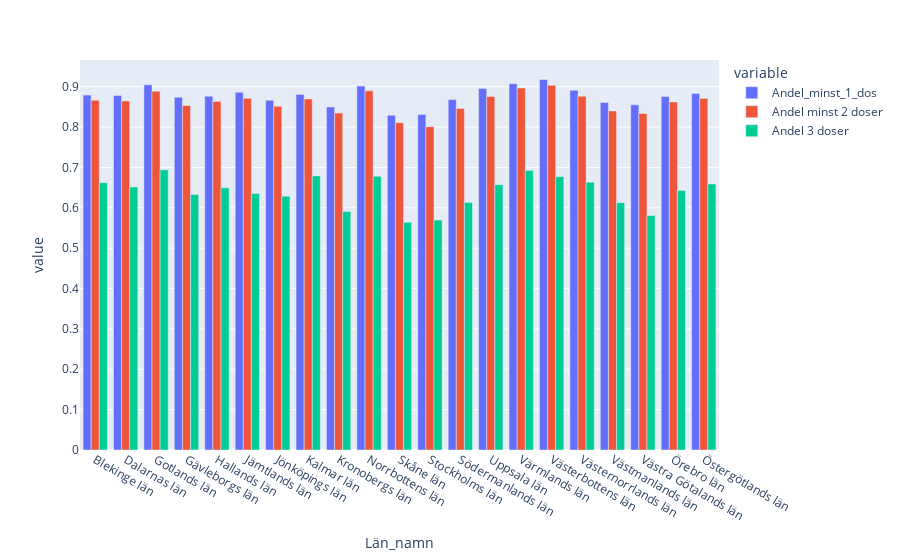

Write notebook code for a chart like this one.
### Code cell
px.bar(min_1_shot_toplot, x='Län_namn', y=['Andel_minst_1_dos','Andel minst 2 doser','Andel 3 doser'], barmode='group')

### Figure 1 — Plotly figure (JSON) as saved in the notebook; plotly's stock layout.template omitted (floating-point values rounded to 4 significant figures)
{"data": [{"alignmentgroup": "True", "hovertemplate": "variable=Andel_minst_1_dos<br>Län_namn=%{x}<br>value=%{y}<extra></extra>", "legendgroup": "Andel_minst_1_dos", "marker": {"color": "#636efa", "pattern": {"shape": ""}}, "name": "Andel_minst_1_dos", "offsetgroup": "Andel_minst_1_dos", "orientation": "v", "showlegend": true, "textposition": "auto", "type": "bar", "x": ["Blekinge län", "Dalarnas län", "Gotlands län", "Gävleborgs län", "Hallands län", "Jämtlands län", "Jönköpings län", "Kalmar län", "Kronobergs län", "Norrbottens län", "Skåne län", "Stockholms län", "Södermanlands län", "Uppsala län", "Värmlands län", "Västerbottens län", "Västernorrlands län", "Västmanlands län", "Västra Götalands län", "Örebro län", "Östergötlands län"], "xaxis": "x", "y": [0.8792, 0.8784, 0.9047, 0.8738, 0.8765, 0.8859, 0.8664, 0.8808, 0.8498, 0.9015, 0.8293, 0.8312, 0.8683, 0.8954, 0.9072, 0.9178, 0.8913, 0.861, 0.8551, 0.8759, 0.8834], "yaxis": "y"}, {"alignmentgroup": "True", "hovertemplate": "variable=Andel minst 2 doser<br>Län_namn=%{x}<br>value=%{y}<extra></extra>", "legendgroup": "Andel minst 2 doser", "marker": {"color": "#EF553B", "pattern": {"shape": ""}}, "name": "Andel minst 2 doser", "offsetgroup": "Andel minst 2 doser", "orientation": "v", "showlegend": true, "textposition": "auto", "type": "bar", "x": ["Blekinge län", "Dalarnas län", "Gotlands län", "Gävleborgs län", "Hallands län", "Jämtlands län", "Jönköpings län", "Kalmar län", "Kronobergs län", "Norrbottens län", "Skåne län", "Stockholms län", "Södermanlands län", "Uppsala län", "Värmlands län", "Västerbottens län", "Västernorrlands län", "Västmanlands län", "Västra Götalands län", "Örebro län", "Östergötlands län"], "xaxis": "x", "y": [0.8665, 0.8649, 0.8888, 0.8535, 0.8636, 0.8711, 0.8516, 0.8697, 0.8347, 0.8897, 0.8109, 0.8011, 0.8461, 0.8757, 0.8968, 0.9034, 0.8762, 0.84, 0.8336, 0.8624, 0.8709], "yaxis": "y"}, {"alignmentgroup": "True", "hovertemplate": "variable=Andel 3 doser<br>Län_namn=%{x}<br>value=%{y}<extra></extra>", "legendgroup": "Andel 3 doser", "marker": {"color": "#00cc96", "pattern": {"shape": ""}}, "name": "Andel 3 doser", "offsetgroup": "Andel 3 doser", "orientation": "v", "showlegend": true, "textposition": "auto", "type": "bar", "x": ["Blekinge län", "Dalarnas län", "Gotlands län", "Gävleborgs län", "Hallands län", "Jämtlands län", "Jönköpings län", "Kalmar län", "Kronobergs län", "Norrbottens län", "Skåne län", "Stockholms län", "Södermanlands län", "Uppsala län", "Värmlands län", "Västerbottens län", "Västernorrlands län", "Västmanlands län", "Västra Götalands län", "Örebro län", "Östergötlands län"], "xaxis": "x", "y": [0.6622, 0.6518, 0.694, 0.6329, 0.6494, 0.6355, 0.6286, 0.679, 0.5911, 0.678, 0.5639, 0.5695, 0.6134, 0.6572, 0.6924, 0.6769, 0.6631, 0.6128, 0.5809, 0.643, 0.6591], "yaxis": "y"}], "layout": {"barmode": "group", "legend": {"title": {"text": "variable"}, "tracegroupgap": 0}, "margin": {"t": 60}, "xaxis": {"anchor": "y", "domain": [0, 1], "title": {"text": "Län_namn"}}, "yaxis": {"anchor": "x", "domain": [0, 1], "title": {"text": "value"}}}}
